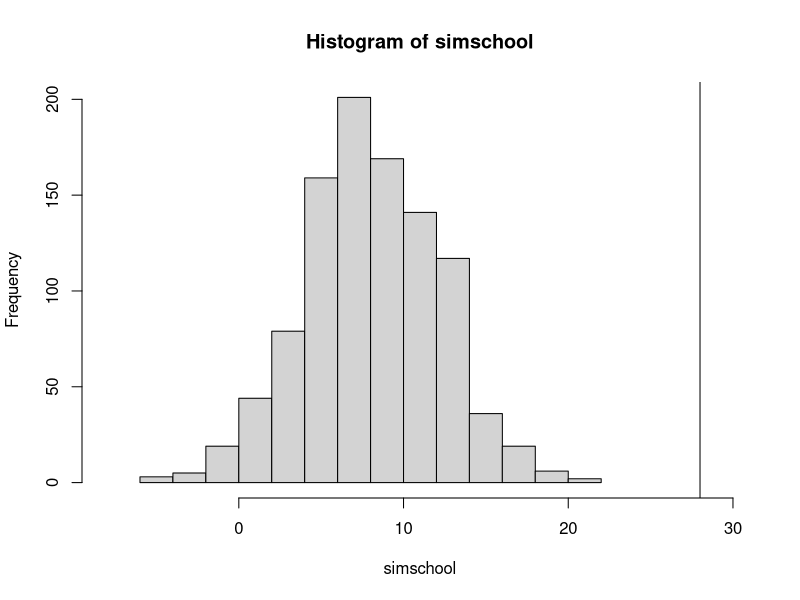
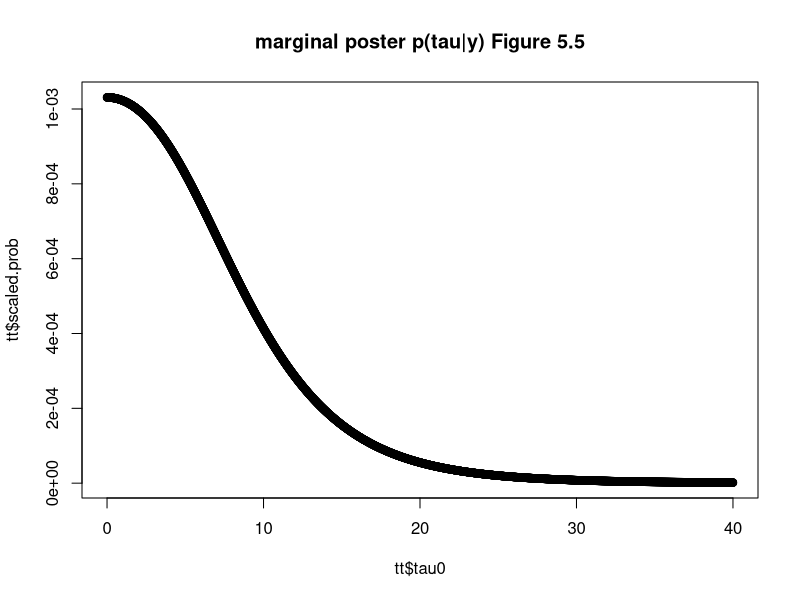
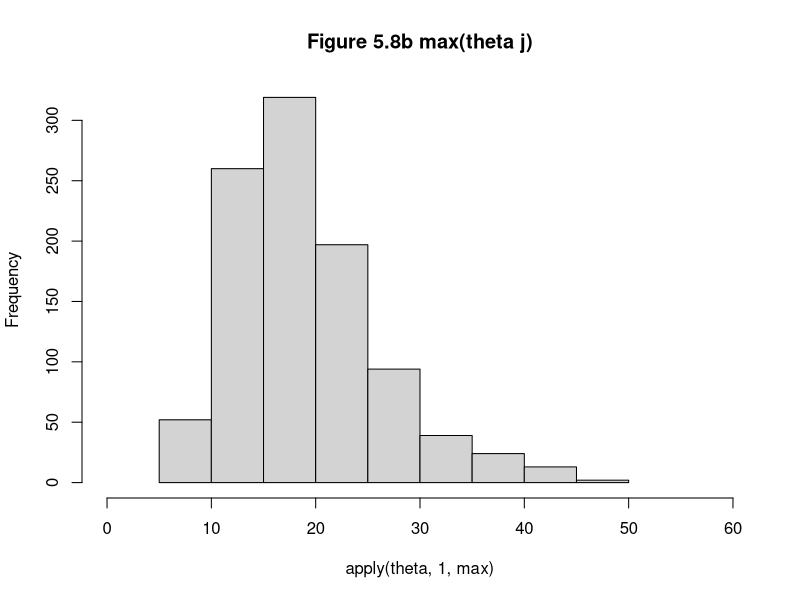
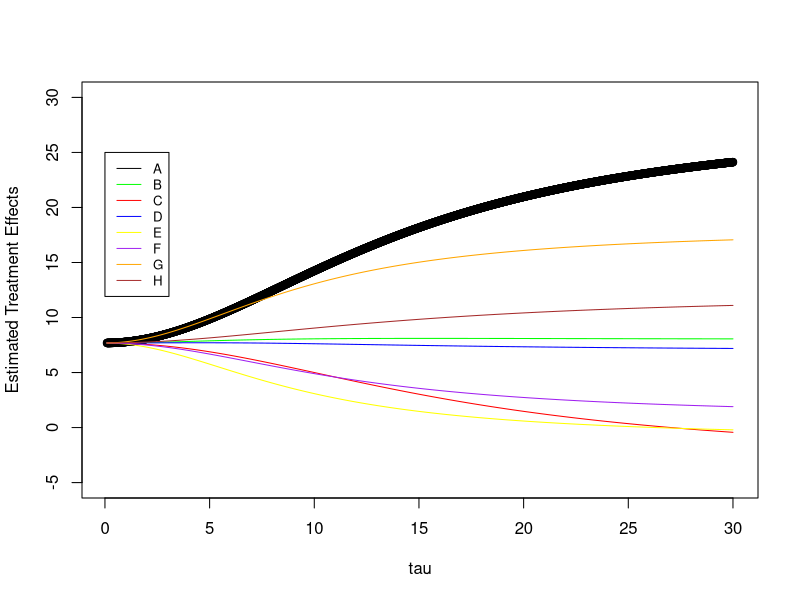
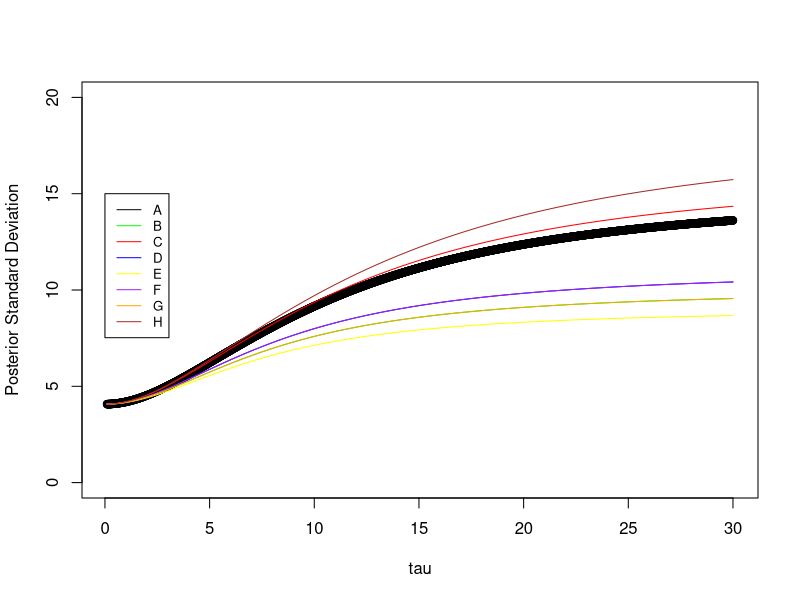

Write the R code that produced these figures, in order.
## ---- chunk 1
school<-data.frame(school=LETTERS[1:8],
                   yj =c(28,8,-3,7,-1,1,18,12),
                   sigmaj = c(15,10,16,11,9,11,10,18))
school$sigma2j<-school$sigmaj^2

 ## reproducing section 5.5 on pooling

## pooled
 ybar_pool<-sum(school$yj/school$sigmaj^2)/sum(1/school$sigmaj^2) 
 pool_var<-1/sum(1/school$sigmaj^2)
  ybar_pool+2*sqrt(pool_var) # 15.82946
  ybar_pool-2*sqrt(pool_var) ## -0.5
 
 ## classical test
   sum( (school$yj-mean(school$yj))^2/school$sigmaj^2)  ## 4.7 which is less than the X2 d.f (8) so MSB- MSW is negative.  pooling is not appropriate.

   ## checking to see if 28 is from the pooled population 
   
   simschool <-rnorm(1000, mean= ybar_pool, sd=sqrt(pool_var))   
   hist(simschool,xlim=c(-8,30))
   abline(v=max(school$yj ))
   ### the maximum observation  School A = 28 points  is not with the population, so pooling does not correct
   ###
   
   ## posterior simulation under a normal model
   ## yij | thetaj ~ N(thetaj, sigma^2)
   ##  likelihood using sufficient statistics  
    ## ybarj | thetaj ~ N(thetaj, sigmaj^2)
   
   ### prior on tau can follow a uniform distribution
   ## using a grid approach for tau
      tau0= seq(0,40,by=0.01)
      stepsize=0.01
  # 5.20 total precision  
  vmu.inverse<-function(tau2,sigma2j){
    sum(1/(sigma2j+tau2))
  }      
  vmu<-sapply(tau0^2,function(x) vmu.inverse(x,school$sigmaj^2))
  
  # total mean effect
  muhat<-function(ybarj, sigma2j,tau2){
    numer<- sum(ybarj/(sigma2j+tau2))
    denom<- sum( 1/(sigma2j+tau2))
    hat<- numer/denom
    return(hat)
  }
    ## marginal posterior distribution p(tau| y)  5.21
  marginal.posterior.tau<-function(tau,sigma2j,ybarj){
    tau2<-tau^2
    prob.tau<-dunif(tau,min=0,max=40) ## assuming unif prior
    vmu.inv<-vmu.inverse(tau2,sigma2j)
    vmu<-sqrt(1/vmu.inv)
    total.precision<-1/(sigma2j+tau2)
    group.precision.term<- sqrt(total.precision)
    group.mu<-muhat(ybarj,sigma2j,tau2)
    exp.term<- exp(-1*(ybarj -group.mu )^2/(2*(sigma2j+tau2)))

    group.prod<-prod( group.precision.term*exp.term)
    
    final<- prob.tau*vmu*group.prod
    return(final)
  }  
  tt<-data.frame(tau0,pt=sapply(tau0,function(x) marginal.posterior.tau(x,school$sigma2j,school$yj)))
  tt$scaled.prob<-tt$pt/sum(tt$pt)
  plot(tt$tau0,tt$scaled.prob, main='marginal poster p(tau|y) Figure 5.5')
  
   ## prior on tau can follow a scaled inverse-X2(n-1,s^2) distribution
 ## alternatively we can use scaled inverse
  
  ## now that we have the distribution of tau,  sample from it
   
   ## marginal posterior 5.19
  muhat_given_tau.y<-sapply(tau0,function(x) muhat(school$yj,school$sigma2j,x^2))
    vmu_given_tau.y<-1/(sapply(tau0^2,function(x) vmu.inverse(x,school$sigmaj^2)))

    
     ### FIX ME:  sample mu
  # equation 5.20
   marginal.post.mu_given_tau.y<-function(yj,sigma2j,tau2){
     muhat<-muhat(yj,sigma2j,tau2)
     ## precision term
     vmu<-vmu.inverse(tau2,sigma2j)
    mu<- rnorm(100,mean=muhat,sd=sqrt(1/vmu)) ## how many points per posterior tau
    ## we take the posterior mean given 1 value of tau
    prob.mu<-dnorm(mean(mu),mean=muhat,sd=sqrt(1/vmu))
    return( data.frame(mu=mean(mu),prob.mu=prob.mu))
   }
   
   ## given mu, sample theta j      
   ## conditional posterior for each theta j 
   ## eq 5.17
  conditional.posterior.thetaj<-function(yj,sigma2j,tau2,mu){
     thetajhat<-(yj/sigma2j + mu/tau2)/(1/sigma2j+1/tau2)
     vj<-1/((1/sigma2j)+(1/tau2))
     nj<-length(thetajhat)
    thetaj<- sapply(seq(1,nj),function(x) rnorm(1, thetajhat[x], sd=sqrt(vj)[x]))
    prob.thetaj<-numeric(nj)
    
    prob.thetaj<- sapply(seq(1,nj),function(x) dnorm(thetaj[x], mean=thetajhat[x], sd=sqrt(vj)[x]))

  
    return( data.frame(thetaj=(thetaj),prob.thetaj=prob.thetaj))
   }
    
  posterior<-function(tau,sigma2j,yj){
    tau2<-tau^2
    post.tau<-marginal.posterior.tau(tau,sigma2j,yj)
    post.mu<-marginal.post.mu_given_tau.y(yj,sigma2j,tau2)
    post.theta<-conditional.posterior.thetaj(yj,sigma2j,tau2,post.mu$mu)
    
      full.post<-data.frame(theta=post.theta$thetaj,pdf=post.tau*post.mu$prob.mu*post.theta$prob.thetaj)
      return(full.post)
  }
  
  ## simulate the effects of thetaj
  ## closely reproduces table 5.3 in section 5
  theta1<- sapply(sample(tt$tau0,1000,prob=tt$scaled.prob),
                  function(x) posterior(x,school$sigma2j,school$yj)[1,1])
  theta1[is.nan(theta1)]<-mean(theta1[!is.nan(theta1)])
  
  t1q<-quantile(theta1,c(0.025,0.25,0.5,0.75,0.975),na.rm=TRUE)
  
   theta2<- sapply(sample(tt$tau0,1000,prob=tt$scaled.prob),
                  function(x) posterior(x,school$sigma2j,school$yj)[2,1])
  theta2[is.nan(theta2)]<-mean(theta2[!is.nan(theta2)])

  t2q<-quantile(theta2,c(0.025,0.25,0.5,0.75,0.975),na.rm=TRUE)
  
   theta3<- sapply(sample(tt$tau0,1000,prob=tt$scaled.prob),
                  function(x) posterior(x,school$sigma2j,school$yj)[3,1])
      theta3[is.nan(theta3)]<-mean(theta3[!is.nan(theta3)])


  t3q<-quantile(theta3,c(0.025,0.25,0.5,0.75,0.975),na.rm=TRUE)
  
   theta4<- sapply(sample(tt$tau0,1000,prob=tt$scaled.prob),
                  function(x) posterior(x,school$sigma2j,school$yj)[4,1])
       theta4[is.nan(theta4)]<-mean(theta4[!is.nan(theta4)])


 t4q<- quantile(theta4,c(0.025,0.25,0.5,0.75,0.975),na.rm=TRUE)
  
   theta5<- sapply(sample(tt$tau0,1000,prob=tt$scaled.prob),
                  function(x) posterior(x,school$sigma2j,school$yj)[5,1])
    theta5[is.nan(theta5)]<-mean(theta5[!is.nan(theta5)])


 t5q<- quantile(theta5,c(0.025,0.25,0.5,0.75,0.975),na.rm=TRUE)
  
   theta6<- sapply(sample(tt$tau0,1000,prob=tt$scaled.prob),
                  function(x) posterior(x,school$sigma2j,school$yj)[6,1])
    theta6[is.nan(theta6)]<-mean(theta6[!is.nan(theta6)])


  t6q<-quantile(theta6,c(0.025,0.25,0.5,0.75,0.975),na.rm=TRUE)
  
   theta7<- sapply(sample(tt$tau0,1000,prob=tt$scaled.prob),
                  function(x) posterior(x,school$sigma2j,school$yj)[7,1])
    theta7[is.nan(theta7)]<-mean(theta7[!is.nan(theta7)])


  t7q<-quantile(theta7,c(0.025,0.25,0.5,0.75,0.975),na.rm=TRUE)
  
 
   theta8<- sapply(sample(tt$tau0,1000,prob=tt$scaled.prob),
                  function(x) posterior(x,school$sigma2j,school$yj)[8,1])
    theta8[is.nan(theta8)]<-mean(theta8[!is.nan(theta8)])

  t8q<-quantile(theta8,c(0.025,0.25,0.5,0.75,0.975),na.rm=TRUE)

 allq<-rbind(t1q,t2q,t3q,t4q,t5q,t6q,t7q,t8q)
 print(allq)
## ---- chunk 2
  abest<-table(theta1>(theta2) & theta1>theta3 & theta1>theta4 & theta1>theta5 & theta1>theta6 & theta1>theta7 &theta1>theta8)
  bbest<-table(theta2>(theta1) & theta2>theta3 & theta2>theta4 & theta2>theta5 & theta2>theta6 & theta2>theta7 &theta2>theta8)
  cbest<-table(theta3>(theta1) & theta3>theta2 & theta3>theta4 & theta3>theta5 & theta3>theta6 & theta3>theta7 &theta3>theta8)
  dbest<-table(theta4>(theta1) & theta4>theta2 & theta4>theta3 & theta4>theta5 & theta4>theta6 & theta4>theta7 &theta4>theta8)
  ebest<-table(theta5>(theta1) & theta5>theta2 & theta5>theta3 & theta5>theta4 & theta5>theta6 & theta5>theta7 &theta5>theta8)
  fbest<-table(theta6>(theta1) & theta6>theta2 & theta6>theta3 & theta6>theta4 & theta6>theta5 & theta6>theta7 &theta6>theta8)
  gbest<-table(theta7>(theta1) & theta7>theta2 & theta7>theta3 & theta7>theta4 & theta7>theta6 & theta7>theta6 &theta7>theta8)
  hbest<-table(theta8>(theta1) & theta8>theta2 & theta8>theta3 & theta8>theta4 & theta8>theta5 & theta8>theta6 &theta8>theta7)
  
  a<-abest['TRUE']/sum(abest)
  b<-bbest['TRUE']/sum(bbest)
  c<-cbest['TRUE']/sum(cbest)
  d<-dbest['TRUE']/sum(dbest)
  e<-ebest['TRUE']/sum(ebest)
  f<-fbest['TRUE']/sum(fbest)
  g<-gbest['TRUE']/sum(gbest)
  h<-hbest['TRUE']/sum(hbest)
  

## ---- chunk 3
  better<-matrix(0,nrow=8,ncol=8)
  
  fillIn<-function(better,theta1,theta2,i=1,j=2){
   pij<-table(theta1>theta2)/sum(table(theta1>theta2))
   better[i,j]<-pij['TRUE']
  return(better)
  }
  better<-fillIn(better,theta1,theta2,i=1,j=2)
  better<-fillIn(better,theta1,theta3,i=1,j=3)
  better<-fillIn(better,theta1,theta4,i=1,j=4)
  better<-fillIn(better,theta1,theta5,i=1,j=5)
  better<-fillIn(better,theta1,theta6,i=1,j=6)
  better<-fillIn(better,theta1,theta7,i=1,j=7)
  better<-fillIn(better,theta1,theta8,i=1,j=8)
  
  better<-fillIn(better,theta2,theta1,i=2,j=1)
  better<-fillIn(better,theta2,theta3,i=2,j=3)
  better<-fillIn(better,theta2,theta4,i=2,j=4)
  better<-fillIn(better,theta2,theta5,i=2,j=5)
  better<-fillIn(better,theta2,theta6,i=2,j=6)
  better<-fillIn(better,theta2,theta7,i=2,j=7)
  better<-fillIn(better,theta2,theta8,i=2,j=8)
  
  better<-fillIn(better,theta3,theta1,i=3,j=1)
  better<-fillIn(better,theta3,theta2,i=3,j=2)
  better<-fillIn(better,theta3,theta4,i=3,j=4)
  better<-fillIn(better,theta3,theta5,i=3,j=5)
  better<-fillIn(better,theta3,theta6,i=3,j=6)
  better<-fillIn(better,theta3,theta7,i=3,j=7)
  better<-fillIn(better,theta3,theta8,i=3,j=8)
  

  better<-fillIn(better,theta4,theta1,i=4,j=1)
  better<-fillIn(better,theta4,theta2,i=4,j=2)
  better<-fillIn(better,theta4,theta3,i=4,j=3)
  better<-fillIn(better,theta4,theta5,i=4,j=5)
  better<-fillIn(better,theta4,theta6,i=4,j=6)
  better<-fillIn(better,theta4,theta7,i=4,j=7)
  better<-fillIn(better,theta4,theta8,i=4,j=8)
  
   better<-fillIn(better,theta5,theta1,i=5,j=1)
  better<-fillIn(better,theta5,theta2,i=5,j=2)
  better<-fillIn(better,theta5,theta3,i=5,j=3)
  better<-fillIn(better,theta5,theta4,i=5,j=4)
  better<-fillIn(better,theta5,theta6,i=5,j=6)
  better<-fillIn(better,theta5,theta7,i=5,j=7)
  better<-fillIn(better,theta5,theta8,i=5,j=8)
  
  
  better<-fillIn(better,theta6,theta1,i=6,j=1)
  better<-fillIn(better,theta6,theta2,i=6,j=2)
  better<-fillIn(better,theta6,theta3,i=6,j=3)
  better<-fillIn(better,theta6,theta4,i=6,j=4)
  better<-fillIn(better,theta6,theta5,i=6,j=5)
  better<-fillIn(better,theta6,theta7,i=6,j=7)
  better<-fillIn(better,theta6,theta8,i=6,j=8)
  
    better<-fillIn(better,theta7,theta1,i=7,j=1)
  better<-fillIn(better,theta7,theta2,i=7,j=2)
  better<-fillIn(better,theta7,theta3,i=7,j=3)
  better<-fillIn(better,theta7,theta4,i=7,j=4)
  better<-fillIn(better,theta7,theta5,i=7,j=5)
  better<-fillIn(better,theta7,theta6,i=7,j=6)
  better<-fillIn(better,theta7,theta8,i=7,j=8)
  
   better<-fillIn(better,theta8,theta1,i=8,j=1)
  better<-fillIn(better,theta8,theta2,i=8,j=2)
  better<-fillIn(better,theta8,theta3,i=8,j=3)
  better<-fillIn(better,theta8,theta4,i=8,j=4)
  better<-fillIn(better,theta8,theta5,i=8,j=5)
  better<-fillIn(better,theta8,theta6,i=8,j=6)
  better<-fillIn(better,theta8,theta7,i=8,j=7)

  better<-cbind(c(a,b,c,d,e,f,g,h),better)
  rownames(better)<-LETTERS[1:8]
  colnames(better)<-c("best",LETTERS[1:8])
  
  print(better)

## ---- chunk 4
theta<-data.frame(theta1,theta2,theta3,theta4,theta5,theta6,theta7,theta8)
 hist(apply(theta,1,max),xlim=c(0,60),main='Figure 5.8b max(theta j)')
 
 table(apply(theta,1,max)>28.4)['TRUE']/sum(table(apply(theta,1,max)>28.4))
## ---- chunk 5
  x1<-rnorm(1000,mean=school$yj[1],sd=school$sigmaj[1])
  x2<-rnorm(1000,mean=school$yj[2],sd=school$sigmaj[2])
  x3<-rnorm(1000,mean=school$yj[3],sd=school$sigmaj[3])
  x4<-rnorm(1000,mean=school$yj[4],sd=school$sigmaj[4])
  x5<-rnorm(1000,mean=school$yj[5],sd=school$sigmaj[5])
  x6<-rnorm(1000,mean=school$yj[6],sd=school$sigmaj[6])
  x7<-rnorm(1000,mean=school$yj[7],sd=school$sigmaj[7])
  x8<-rnorm(1000,mean=school$yj[8],sd=school$sigmaj[8])
  
  allQ<-rbind(  quantile(x1,c(0.025,0.25,0.5,0.75,0.975)),
                quantile(x2,c(0.025,0.25,0.5,0.75,0.975)),
                quantile(x3,c(0.025,0.25,0.5,0.75,0.975)),
                quantile(x4,c(0.025,0.25,0.5,0.75,0.975)),
                quantile(x5,c(0.025,0.25,0.5,0.75,0.975)),
                quantile(x6,c(0.025,0.25,0.5,0.75,0.975)),
                quantile(x7,c(0.025,0.25,0.5,0.75,0.975)),
                quantile(x8,c(0.025,0.25,0.5,0.75,0.975))
                )
  rownames(allQ)<-LETTERS[1:8]
  
  ## pair wise 
  better2<-matrix(0,nrow=8,ncol=8)
  for(i in 1:8){
    for(j in 1:8){
    better2[i,j]<- pnorm( (school$yj[i]- school$yj[j])/sqrt( school$sigma2j[i]+school$sigma2j[j]) ) 
    }
  }
  
 allind<-cbind(x1,x2,x3,x4,x5,x6,x7,x8)

  x1b<-table(x1>=apply(allind,1,max))['TRUE']/1000
  x2b<-table(x2>=apply(allind,1,max))['TRUE']/1000
  x3b<-table(x3>=apply(allind,1,max))['TRUE']/1000
  x4b<-table(x4>=apply(allind,1,max))['TRUE']/1000
  x5b<-table(x5>=apply(allind,1,max))['TRUE']/1000
  x6b<-table(x6>=apply(allind,1,max))['TRUE']/1000
  x7b<-table(x7>=apply(allind,1,max))['TRUE']/1000
  x8b<-table(x8>=apply(allind,1,max))['TRUE']/1000

  sep.prob<- cbind(c(x1b,x2b,x3b,x4b,x5b,x6b,x7b,x8b),better2)
  rownames(sep.prob)<-LETTERS[1:8]
    colnames(sep.prob)<-c("best",LETTERS[1:8])
    
    print(sep.prob)
## ---- chunk 6
print(allQ)

print(allq)
## ---- chunk 7
school<-data.frame(school=LETTERS[1:8],
                   yj =c(28,8,-3,7,-1,1,18,12),
                   sigmaj = c(15,10,16,11,9,11,10,18))
school$sigma2j<-school$sigmaj^2

## conditional expectation

mu_hat<-function(allsigma2j,tau2,allybarj){
   numer<-sum( (1/(allsigma2j+tau2))*allybarj)
   denom<-sum(1/(allsigma2j+tau2))
   muhat= numer/denom
   return(muhat)
}

conditionalExpectation<-function(sigma2j,ybarj,tau2,allsigma2j,allybarj){
  muhat<-mu_hat(allsigma2j, tau2,allybarj)
  
  a<-((1/sigma2j)*ybarj)/(1/sigma2j + 1/tau2)
  b<- ((1/tau2)*muhat)/(1/sigma2j + 1/tau2)
  cond.mean<-a+b
  return(cond.mean)
}

tau_seq = seq(0.1,30,by=0.01)

  allmeans<-matrix(0, nrow=length(tau_seq),ncol=nrow(school))
for(i in 1:nrow(school)){  
 aa<-sapply(tau_seq,function(x) conditionalExpectation(school$sigma2j[i],school$yj[i],tau2=x^2,school$sigma2j,school$yj))
 allmeans[,i]<-aa
} 
  
plot(tau_seq,allmeans[,1],ylim=c(-5,30),ylab='Estimated Treatment Effects', xlab='tau')
lines(tau_seq,allmeans[,2],col='green')
lines(tau_seq,allmeans[,3],col='red')
lines(tau_seq,allmeans[,4],col='blue')
lines(tau_seq,allmeans[,5],col='yellow')
lines(tau_seq,allmeans[,6],col='purple')
lines(tau_seq,allmeans[,7],col='orange')
lines(tau_seq,allmeans[,8],col='brown')

legend(0, 25, 
       legend=c("A", "B","C","D","E","F","G","H"),
       col=c("black", "green","red","blue","yellow","purple","orange","brown"), lty=1, cex=0.8)
## ---- chunk 8
 V_mu<-function(allsigma2j,tau2){
   vinv<-sum( 1/(allsigma2j+tau2))
   vmu=1/vinv
   return(vmu)
 }

conditionalVariance<-function(sigma2j, tau2,allsigma2j){
  vmu<-V_mu(allsigma2j,tau2)
  Vj = 1/(1/sigma2j+1/tau2) 
  cond.var<-Vj+Vj^2*(1/tau2)^2*vmu
  return(cond.var)
}

tau_seq = seq(0.1,30,by=0.01)

  allsd<-matrix(0, nrow=length(tau_seq),ncol=nrow(school))
for(i in 1:nrow(school)){  
 aa<-sapply(tau_seq,function(x) conditionalVariance(school$sigma2j[i],tau2=x^2,school$sigma2j))
 allsd[,i]<-sqrt(aa)
} 
  
plot(tau_seq,allsd[,1],ylim=c(0,20),ylab='Posterior Standard Deviation', xlab='tau')
lines(tau_seq,allsd[,2],col='green')
lines(tau_seq,allsd[,3],col='red')
lines(tau_seq,allsd[,4],col='blue')
lines(tau_seq,allsd[,5],col='yellow')
lines(tau_seq,allsd[,6],col='purple')
lines(tau_seq,allsd[,7],col='orange')
lines(tau_seq,allsd[,8],col='brown')

legend(0, 15, 
       legend=c("A", "B","C","D","E","F","G","H"),
       col=c("black", "green","red","blue","yellow","purple","orange","brown"), lty=1, cex=0.8)
